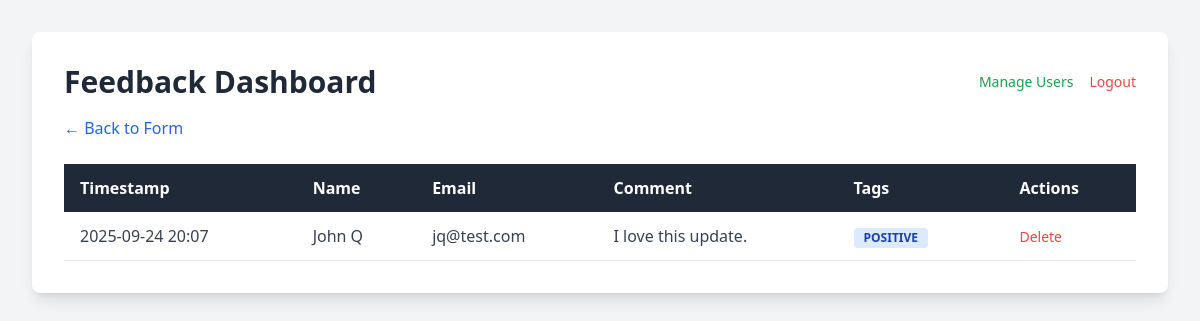
/dashboard (signed in), run on an earlier commit of the app's database.
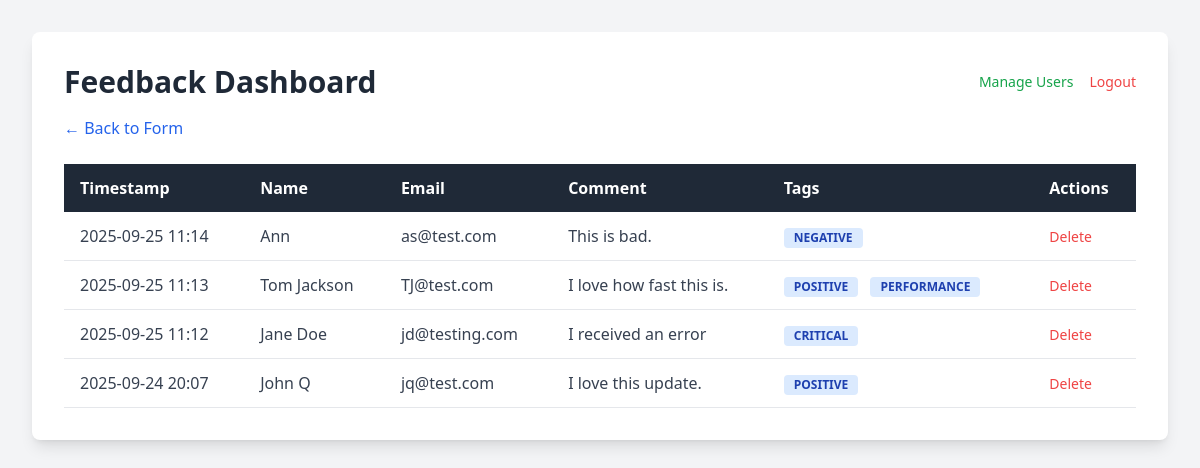
And on a later commit of the database.
### tables this page shows
CREATE TABLE feedback (
    id INTEGER PRIMARY KEY AUTOINCREMENT,
    name TEXT,
    email TEXT,
    comment TEXT NOT NULL,
    timestamp DATETIME NOT NULL,
    tags TEXT
);

### app.py (the view)
@app.route('/dashboard')
def dashboard():
    if not is_logged_in():
        return redirect(url_for('login'))
    sort_order = request.args.get('order', 'desc')
    filter_tag = request.args.get('tag')
    db = get_db()
    query = 'SELECT * FROM feedback'
    params = []
    if filter_tag:
        query += ' WHERE tags LIKE ?'
        params.append(f'%"{filter_tag}"%')
    query += f' ORDER BY timestamp {sort_order.upper()}'
    feedback_rows = db.execute(query, params).fetchall()
    db.close()
    feedback_entries = []
    for row in feedback_rows:
        entry = dict(row)
        entry['tags'] = json.loads(entry['tags'])
        if isinstance(entry['timestamp'], str):
             entry['timestamp'] = datetime.datetime.fromisoformat(entry['timestamp'])
        feedback_entries.append(entry)
    next_order = 'asc' if sort_order == 'desc' else 'desc'
    return render_template('dashboard.html',
                           feedback_entries=feedback_entries,
                           next_sort_order=next_order,
                           current_filter=filter_tag)

### app.py (called while the page is built)
def get_db():
    conn = sqlite3.connect(DATABASE)
    conn.row_factory = sqlite3.Row
    return conn

def is_logged_in():
    return 'username' in session

### templates/dashboard.html (shortened to what this page needs)
<!DOCTYPE html>
<html lang="en">
<head>
    <script src="https://cdn.tailwindcss.com"></script>
</head>
<body class="bg-gray-100 p-8">
    <div class="max-w-6xl mx-auto bg-white p-8 rounded-lg shadow-lg">
        <div class="flex justify-between items-center mb-4">
            <h1 class="text-3xl font-bold text-gray-800">Feedback Dashboard</h1>
            <div class="flex items-center space-x-4">
                 <a href="{{ url_for('manage_users') }}" class="text-sm text-green-600 hover:underline">Manage Users</a>
                 <a href="{{ url_for('logout') }}" class="text-sm text-red-500 hover:underline">Logout</a>
            </div>
        </div>
        <div class="flex justify-between items-center mb-6">
             <a href="/" class="text-blue-600 hover:underline">&larr; Back to Form</a>
        </div>
        <table class="min-w-full bg-white">
            <thead class="bg-gray-800 text-white">
                <tr>
                    <th class="text-left py-3 px-4">
                        <a href="{{ url_for('dashboard', order=next_sort_order, tag=current_filter) }}" class="hover:underline">Timestamp</a>
                    </th>
                    <th class="text-left py-3 px-4">Name</th>
                    <th class="text-left py-3 px-4">Email</th>
                    <th class="text-left py-3 px-4">Comment</th>
                    <th class="text-left py-3 px-4">Tags</th>
                    <th class="text-left py-3 px-4">Actions</th>
                </tr>
            </thead>
            <tbody class="text-gray-700">
                {% for entry in feedback_entries %}
                <tr class="border-b hover:bg-gray-50">
                    <td class="py-3 px-4">{{ entry.timestamp.strftime('%Y-%m-%d %H:%M') }}</td>
                    <td class="py-3 px-4">{{ entry.name }}</td>
                    <td class="py-3 px-4">{{ entry.email }}</td>
                    <td class="py-3 px-4">{{ entry.comment }}</td>
                    <td class="py-3 px-4">
                        {% for tag in entry.tags %}
                            <a href="{{ url_for('dashboard', tag=tag) }}" class="inline-block bg-blue-100 text-blue-800 text-xs font-semibold mr-2 px-2.5 py-0.5 rounded hover:bg-blue-200">
                                {{ tag }}
                            </a>
                        {% endfor %}
                    </td>
                    <td class="py-3 px-4">
                        <a href="{{ url_for('delete_feedback', feedback_id=entry.id) }}"
                           class="text-red-500 hover:underline text-sm"
                           onclick="return confirm('Are you sure you want to delete this item?');">
                           Delete
                        </a>
                    </td>
                </tr>
                {% endfor %}
            </tbody>
        </table>
    </div>
</body>
</html>

What changed in the data, as far as the page shows it:
added feedback: timestamp "2025-09-25 11:14", name "Ann", email "as@test.com", comment "This is bad.", tags "NEGATIVE"
added feedback: timestamp "2025-09-25 11:13", name "Tom Jackson", email "TJ@test.com", comment "I love how fast this is.", tags "POSITIVE" "PERFORMANCE"
added feedback: timestamp "2025-09-25 11:12", name "Jane Doe", email "jd@testing.com", comment "I received an error", tags "CRITICAL"
